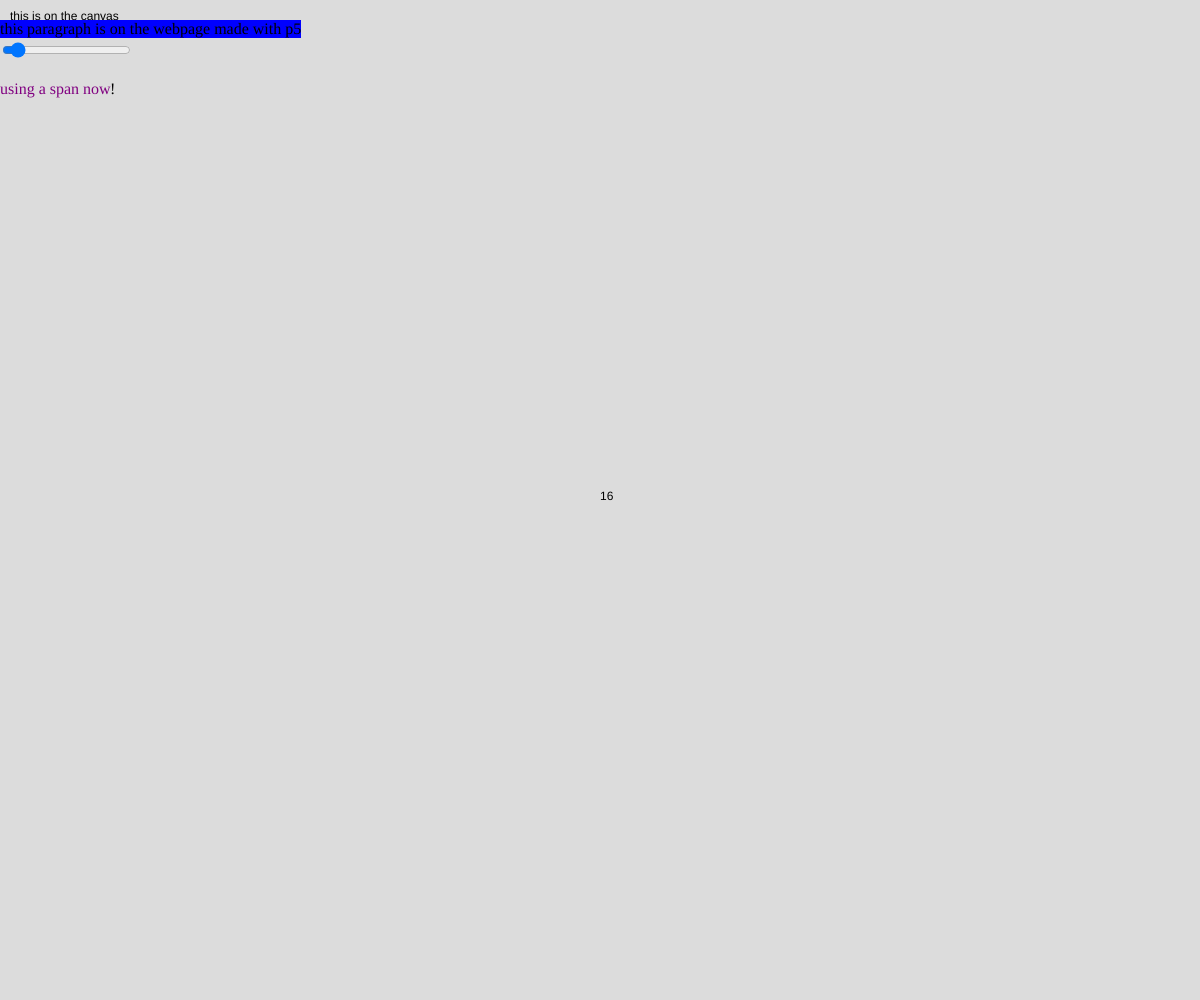
Frame 1 (no input)
Frame 60 (no input): identical to frame 1, image omitted
Frame 120 (the mouse pressed at the canvas centre since frame 60): identical to frame 1, image omitted

The p5.js sketch that drew this single still picture (run headless with seeded random() and noise() and a simulated clock; from frame 60 on, the mouse is pressed at the canvas centre):

// p5.js sketch
// ── sketch.js
//store paragraph
let para
let slider
let sliderValue = 16
let span
let spanTwo
function setup() {
  createCanvas(windowWidth, windowHeight);
  // Help blind or low-vision users understand your sketch
  describe("A 400 by 400 pixel gray canvas.");
//uses DOM
  para = createP('this paragraph is on the webpage made with p5')

  //adjust the position off my p5 added <p>
  para.position(0,20)
  para.style('margin:0')
  //adjusting the CSS with javascript
  //any styles applied with js will override any styles applied with CSS
para.style('background-color:blue')

  slider = createSlider(12, 72, sliderValue)
  slider.position(0,40)
slider.changed(sliderChanged)

  let span = createSpan('using a span now')

span.style('color', 'purple');
  span.position(0, 80)
  let spanTwo = createSpan('!')
  spanTwo.position(110,80)
  
}

function draw() {
  background(220);

  text("this is on the canvas", 10, 20)

  push()
text(sliderValue, width/2, height/2)
  pop()
}
// declared function that when slider changes, update the global slider variable to the current vaule of whats on the slider
function sliderChanged() {
  sliderValue = slider.value()
}
// ── style.css
html, body {
  margin: 0;
  padding: 0;
  
}
canvas {
  display: block;
}

/* grab all p tags */
p {
  background-color: red;
  color: white;
}
